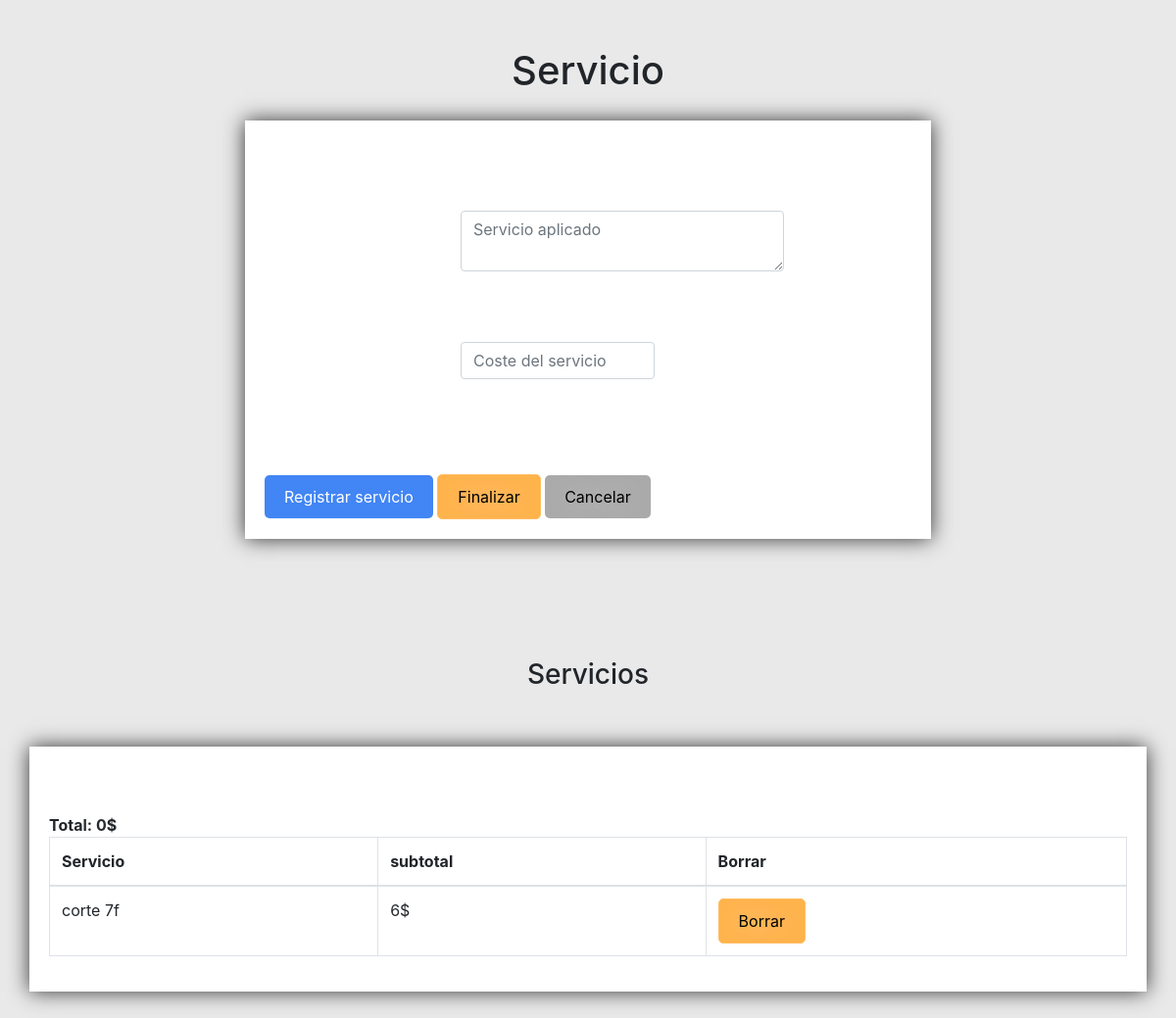
Before: /RegistroConsultaDos.php with the older database file.
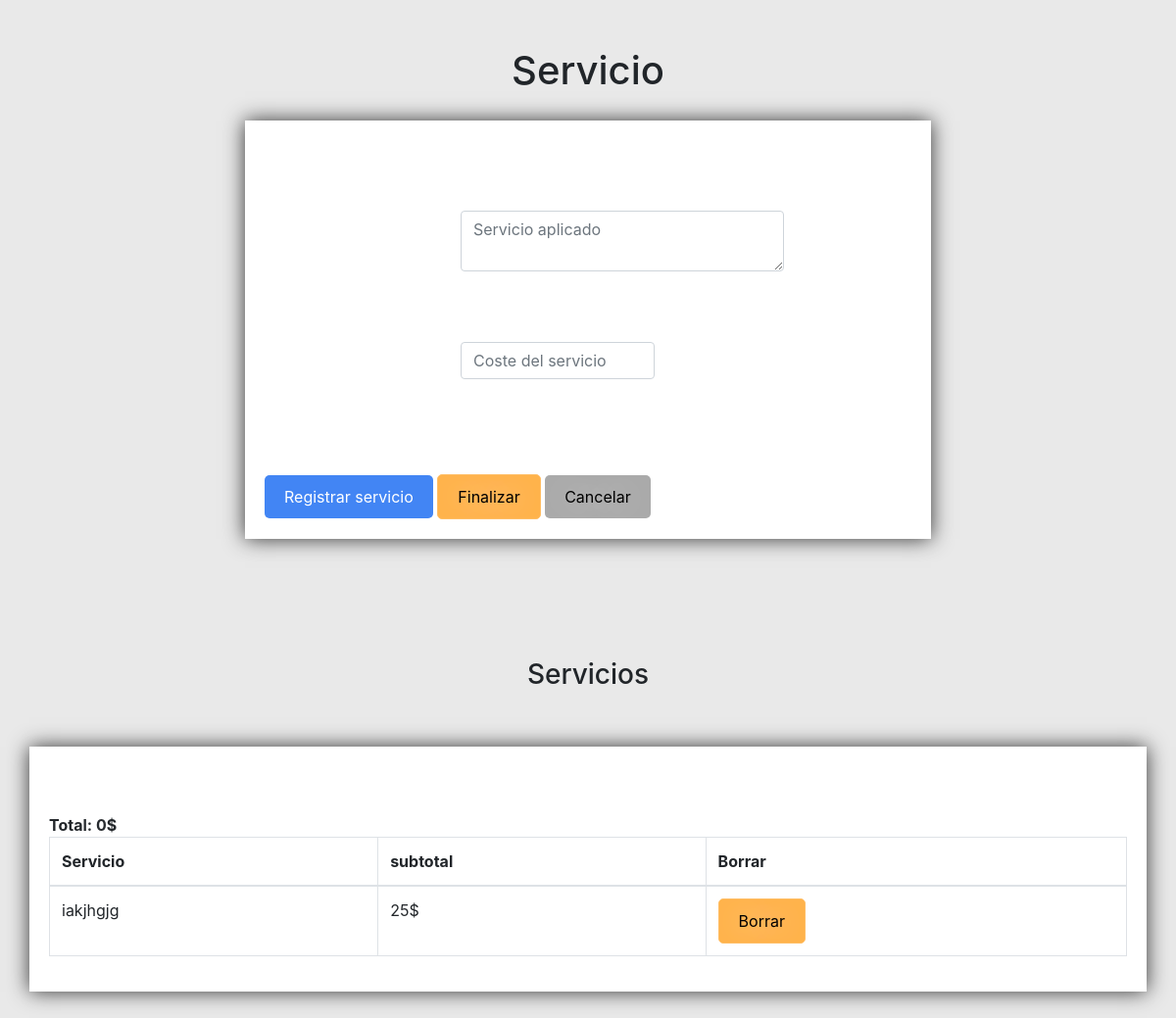
After: the same page with the newer database file.
### tables this page shows
CREATE TABLE `consulta_detalle` (
  `id` int(11) NOT NULL AUTO_INCREMENT,
  `id_con` int(11) NOT NULL,
  `servicio` varchar(50) NOT NULL,
  `subtotal` int(11) NOT NULL,
  PRIMARY KEY (`id`),
  KEY `id_con` (`id_con`),
  CONSTRAINT `consulta_detalle_ibfk_1` FOREIGN KEY (`id_con`) REFERENCES `consulta` (`id_consulta`) ON DELETE CASCADE ON UPDATE CASCADE
);

### RegistroConsultaDos.php (the view, shortened to what this page needs)
<?php
$c= new Conectar();
$enlace = $c->ConectarMetodo();
?>
<!DOCTYPE html>
<html>
<head>
</head>
<body style="background-color: #e9e9e9">
	<link rel="stylesheet" href="./css/bootstrap.css">
<link rel="stylesheet" href="./css/body.css">
<link rel="stylesheet" type="text/css" href="./css/top.css">
<br>
<br>
<h1 class="centrado">Servicio</h1>
<br>
<div class="" style="margin-left:250px; margin-right:250px; margin-top: -5px; margin-bottom: 50px; padding: 20px; background-color: #fff; text-shadow: 0 0 30px #fff;
			       box-shadow: 0 0 20px #333; height:30% ">
<form action="LlenarConsulta.php" method="POST" >
<br>
<br>
<br>
<textarea class="form-control" style="width: 50%; margin-left: 200px" id= "observacion" name="observacion" required type="text" equired pattern="[A-Za-z ]+" placeholder="Servicio aplicado" autocomplete="off"></textarea>
<br>
<br>
<br>
<tr>
<input class="form-control" style="width: 30%; margin-left: 200px" id= "total" name="total" min="1" required type="number" placeholder="Coste del servicio" autocomplete="off">
</tr>
<br>
<br>
<tr><button style="margin-top: 50px;" type="submit" class="success">Registrar servicio</button></tr>
<tr><a class="btn_a" href="RegistroConsultaHecho.php">Finalizar</a></tr>
<tr><a class="cancel" href="RegresarDeConsultaServicio.php">Cancelar</a></tr>
</form>
</div>
<?php
if(isset($_SESSION['id_con'])) {
$id_con = $_SESSION['id_con'];
	$sql= "SELECT * from consulta_detalle where id_con = '$id_con'";
	$resultado = mysqli_query($enlace, $sql);
	?>
	<br>
	<br>
	<br>
	<h3 class="centrado">Servicios</h3>
	<br>
	<br>
		<div class="col-xs-12">
			<div class="container" style="margin-bottom: 50px; padding: 20px; background-color: #fff; text-shadow: 0 0 30px #fff;
			       box-shadow: 0 0 20px #333; height:30% ">
<table class="table table-bordered" id="tabla_rcd">
<thead>
<th>Servicio</th>
<th>subtotal</th>
<th>Borrar</th>
</thead>
<br>
<br>
	<?php foreach ($resultado as $fila) { ?>
<tbody>
<tr>
	<td><?php echo $fila["servicio"];?></td>
    <td><?php echo $fila["subtotal"]."$";?></td>
<td><a class="btn_a" href="BorrarServicio.php?id_servicio=<?php echo $fila['id']; ?>">Borrar</a></td>
	<?php }?>
	<strong class="centrado">Total: <?php echo $_SESSION["TotalReal"]."$";?></strong><?php } ?>
</tr>
</tbody>
</table>
</div>
</div>
</body>
</html>

### css/body.css (style rules this page uses)
.centrado { text-align: center; }

### css/top.css (style rules this page uses)
.btn_a { display: inline-block; padding: 10px 20px; background-color: #ffb34b; color: black; text-align: center; font-size: 16px; border: none; border-radius: 5px; cursor: pointer; text-decoration: none; }
.btn_a:link { outline: none; text-decoration: none; display: inline-block; border: 1px solid #ffbe65 ; color: black; }
.btn_a:link, .btn_a:visited, .btn_a:focus { background: #ffb34b; border: 1px solid #ffbe65; color:black; }
.success { display: inline-block; padding:10px 20px; background-color: #4285f4; color: white; text-align: center; border: none; border-radius:5px; cursor: pointer; text-decoration: none; }
.cancel { display: inline-block; padding: 10px 20px; background-color: #aaa; color: black; text-align: center; font-size: 16px; border: none; border-radius: 5px; cursor: pointer; text-decoration: none; }

Changed rows visible on the page:
no longer on this page (row unchanged): consulta_detalle: servicio "corte 7f", subtotal "6"
added consulta_detalle: servicio "iakjhgjg", subtotal "25"
